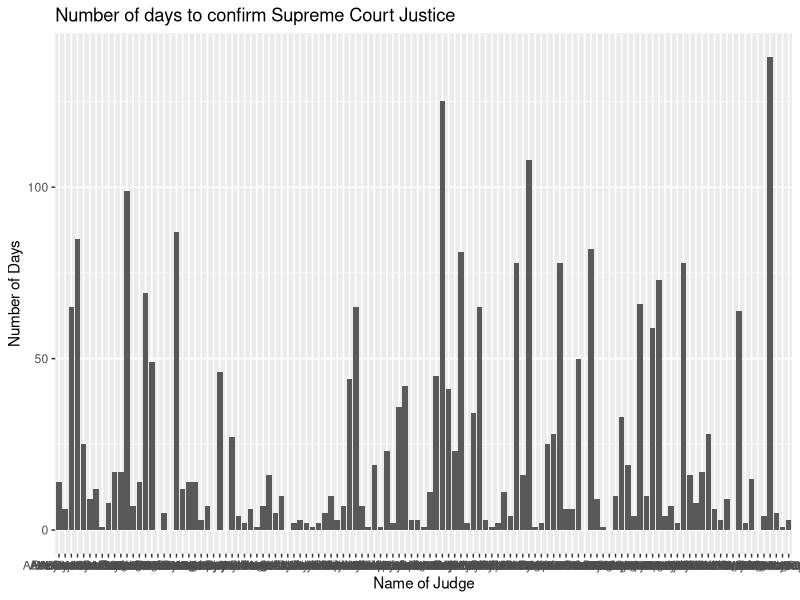

The R source for this figure:
## ---- chunk 1
knitr::opts_chunk$set(echo = TRUE)
## ---- chunk 2
library(tidyverse)
library(reshape2)
## ---- chunk 3
judges = read_csv("judges.csv")
## ---- chunk 4
# date format: abbreviated month --> %b
#              numerical day     --> %d
#              four-digit year   --> %Y
judges$date_submitted = as.Date(judges$date_submitted, "%b. %d, %Y")
judges$date_of_outcome = as.Date(judges$date_of_outcome, "%b. %d, %Y")
## ---- chunk 5
judges$num_days = as.integer(judges$num_days)
## ---- chunk 6
confirmed_judges = judges[which(judges$outcome == "confirmed"), ]

ggplot(data = confirmed_judges,
       aes(x = name,
           y = num_days)) +
  geom_col() +
  labs(title = "Number of days to confirm Supreme Court Justice",
       x = "Name of Judge",
       y = "Number of Days")
